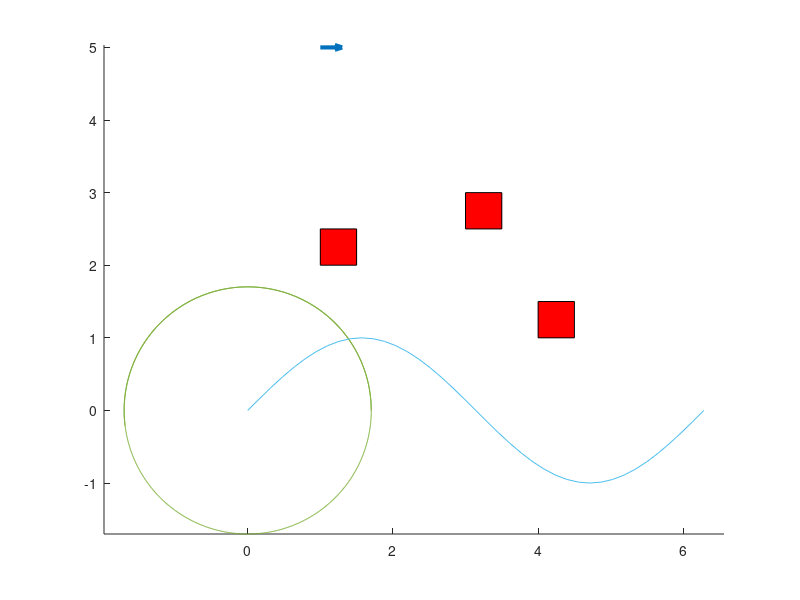
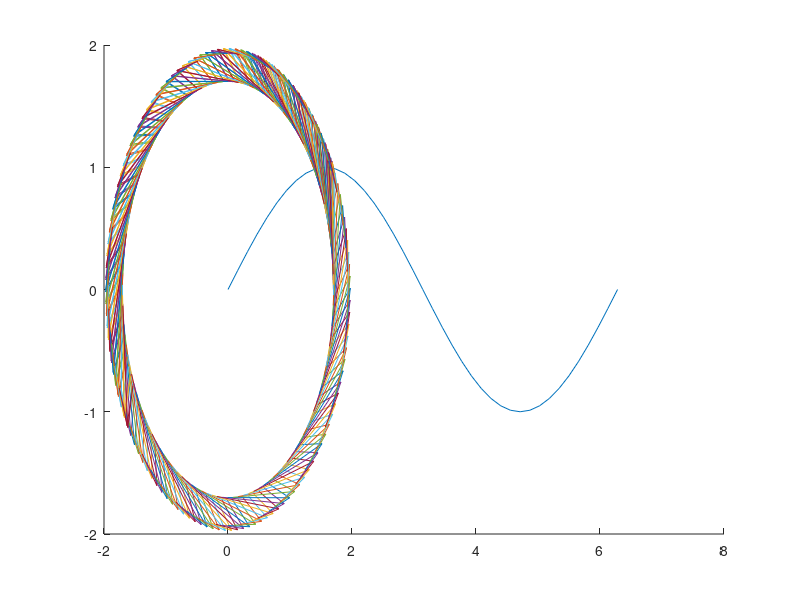

These figures' MATLAB source, in order:
%%%
% This is a workspace for visualizing the vehicle, unsafe set, and target
% set
%%%
clear all
close all

L = 0.3; % meters
lr = L/2;
load('targetSet.mat')

%% Initial state

% limits:
% velocity: 0.5 m/s
% steering angle: +- 20deg

x = [1; 5; 0; 0]; % z = (x_pos; y_pos; theta; delta) x and y are rear axle of vehicle


u = [0, 0]'; % u = (v, omega) omega is steering angle rate 

%% vehicle model
% zdot
x1dot = u(1) * cos(x(3)); % v*cos(theta + beta)
x2dot = u(1) * sin(x(3)); % v*sin(theta + beta)
x3dot = u(1) * (tan(x(4)))/(L); % v*(tan(delta))/L; L is length of vehicle
x4dot = u(2);

x = x + [x1dot; x2dot; x3dot; x4dot];

%% Target Set
 % x_all contains the target set of states for a sine wave. Ignore rows 5
 % and 6
load('targetSet.mat')
x_all = x_all(:, 1:2000);

%% Unsafe set

U = [1,2,0.5,0.5;
     3,2.5,0.5,0.5;
     4,1,0.5,0.5];

%% Plotting

t = 0:pi/20:2*pi;

figure(1)
hold on
axis equal
quiver(x(1),x(2), (L*cos(x(3))), (L*sin(x(3))), 0, 'linewidth',3)
plot(x_all(1,:), x_all(2,:))
plot(t, sin(t))
rectangle('Position',U(1,:),'FaceColor',[1 0 0])
rectangle('Position',U(2,:),'FaceColor',[1 0 0])
rectangle('Position',U(3,:),'FaceColor',[1 0 0])

figure(2)
hold on
plot(t, sin(t))
for i = 1:10:1999
    quiver(x_all(1,i), x_all(2,i), (cos(x_all(3,i))), (sin(x_all(3,i))), 0)
end
